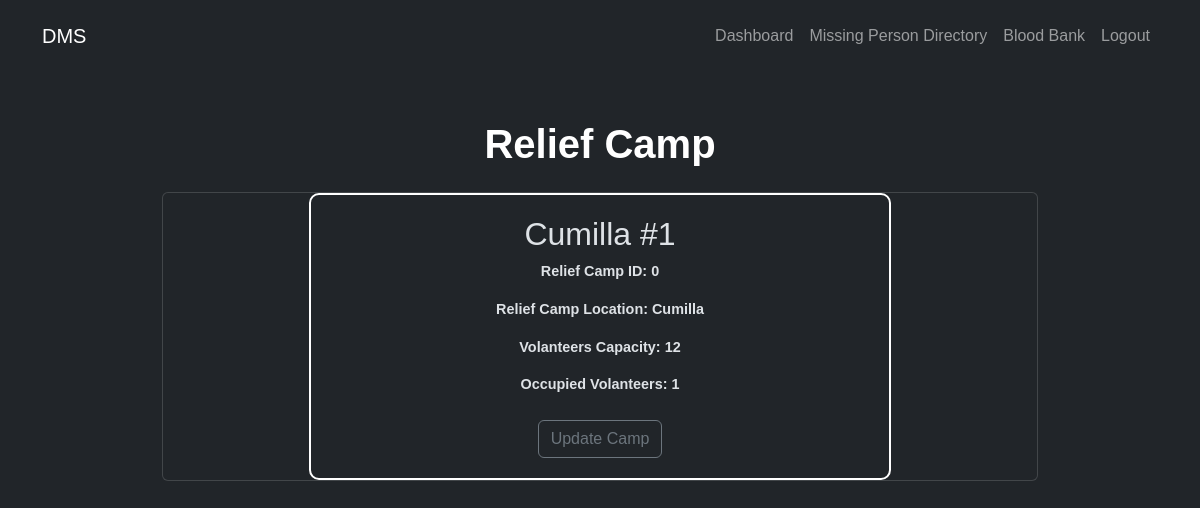
Screenshot of /rcamp (signed in) with the database file from the repository.
### models/rcamp.py (models this page shows, shortened)
class Rcamp(db.Model):
    __tablename__ = 'Reliefcamp'
    id = db.Column(db.Integer, primary_key=True, autoincrement=True)
    name = db.Column(db.String(100), nullable=False)
    location = db.Column(db.String(100), nullable=False)
    v_capacity = db.Column(db.Integer, nullable=False)
    v_occupied = db.Column(db.Integer, nullable=False)
    v_id = db.Column(db.Integer, db.ForeignKey('volunteers.volunteerid'), nullable=False)
    @staticmethod
    def get_camp(id):
        camp = Rcamp.query.filter_by(id=id).first()
        return camp

### app.py (the view, shortened to what this page needs)
@app.route('/rcamp', methods=['GET', 'POST'])
def r_camp_info():
    if "role" in session:
        if session['role'] != 'volunteer':
            return redirect(url_for('login'))
    v_id = session['user']
    if Volunteer.getVolunteer(v_id) is None:
        return redirect(url_for('login'))
    if request.method == 'GET':
        rid = WorkAssigned.getCampID(v_id)
        if rid is None:
            return "You are not assigned to any Relief Camp"
        result = Rcamp.get_camp(rid)
        occupied = WorkAssigned.count_volunteers(result.id)
        return render_template('rcamp.html', rcamp=result, occupied=occupied)

### models/volunteer.py (called while the page is built)
    @staticmethod
    def getVolunteer(userId):
        return Volunteer.query.filter_by(userId=userId).first()

### models/workassigned.py (called while the page is built)
    @staticmethod
    def count_volunteers(rcamp_id):
        count = WorkAssigned.query.filter_by(rcamp_id = rcamp_id).count()
        return count

    @staticmethod
    def getCampID(volnID):
        wa = WorkAssigned.query.filter_by(volnID = volnID).first()
        if wa:
            return wa.rcamp_id
        else:
            return None

### templates/rcamp.html (shortened to what this page needs)
{% extends 'base.html' %}
{% block content %}
    <div class="container container-custom my-5">
        <div style="display: flex; justify-content: center; align-items: center;">
            <h1 class="mb-4">Relief Camp</h1>
        </div>
        <div class="card display-flex justify-content-center align-items-center">
            <div class="col-md-8">
                <div class="box">
                    <h2>{{ rcamp.name }}</h2>
                    <p>Relief Camp ID: {{ rcamp.id }}</p>
                    <p>Relief Camp Location: {{ rcamp.location }}</p>
                    <p>Volanteers Capacity: {{ rcamp.v_capacity }}</p>
                    <p>Occupied Volanteers: {{ occupied }}</p>
                    <button type="button" class="btn btn-outline-secondary mt-2" data-bs-toggle="modal" data-bs-target="#updateCampModal">Update Camp</button>
                </div>
            </div>
        </div>
    </div>
{% endblock %}

### templates/rcamp.html (style rules this page uses)
body { font-family: "Comic Sans MS", cursive, sans-serif; color: #fff; }
.box { border: 2px solid #fff; padding: 20px; border-radius: 10px; text-align: center; font-weight: bold; }
.container-custom { max-width: 900px; display: flex; flex-direction: column; }
h1 { font-weight: bold; }
p { font-size: 0.9em; }

### rows the page displays
Rcamp: name "Cumilla #1", id "0", location "Cumilla", v_capacity "12"

### other values shown
{{ occupied }} "1"
